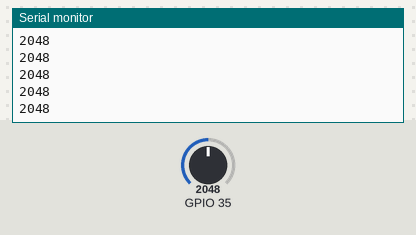
Simulated run of this sketch. Board: ESP32. Shown: the last lines printed to the serial monitor. The test bench sets the inputs (shaded band); at power-on: GPIO 35 = 2048.

Above: at 1.2 s.
1.3 s: GPIO 35 set to 2866
At 1.32 s:
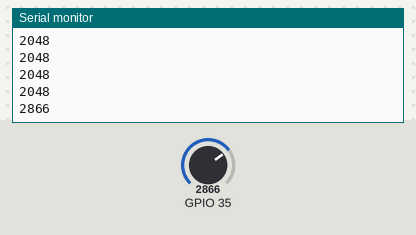
2.8 s: GPIO 35 set to 3603
At 2.82 s:
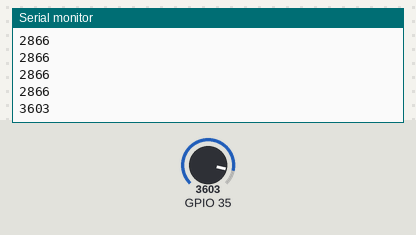
Timing chart, 0 to 5.8 s (numbered marks = the images above; inputs shaded):
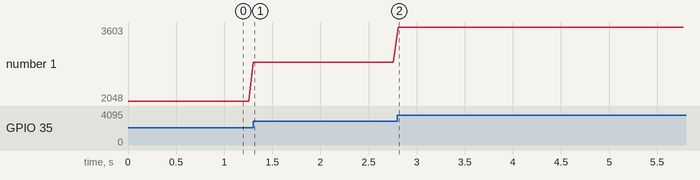

Measured:
- after the input at 1.3 s, the serial monitor: prints a new line at once (image 1)
- after the input at 2.8 s, the serial monitor: prints a new line at once (image 2)
- plotted number 1: 2048 → 2866 after the input at 1.3 s, 2866 → 3603 after the input at 2.8 s

The sketch:

grove-piezoVibrationSensorAnalog.ino
```cpp
void setup() {
    Serial.begin(9600);
}

void loop() {
    int sensorState = analogRead(35);
    Serial.println(sensorState);
    delay(50);
//    if(sensorState == HIGH)
//    {
//     Serial.println("地震です。避難してください。");
//    }
//    else
//    {
//     Serial.println("安全");
//    }
}
```
